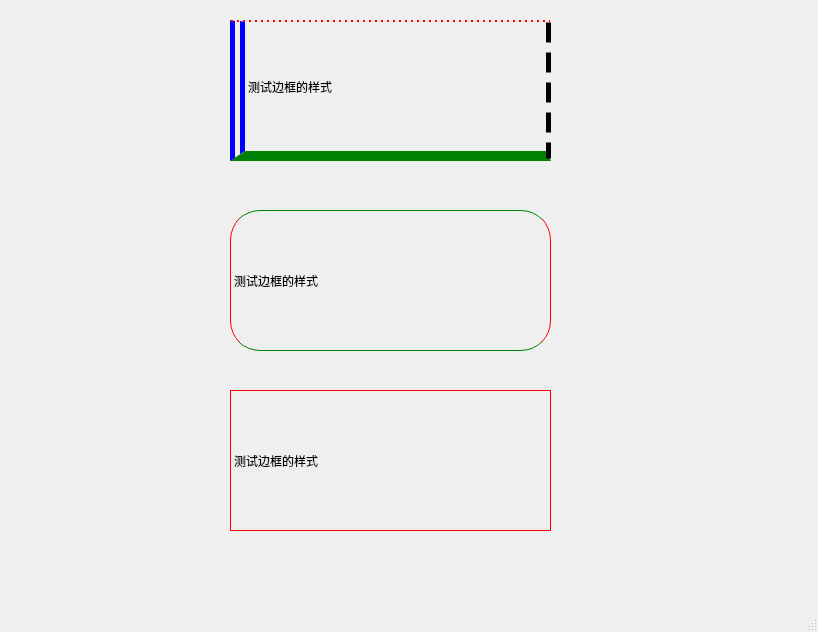
<?xml version="1.0" encoding="UTF-8"?>
<ui version="4.0">
 <class>MainWindow</class>
 <widget class="QMainWindow" name="MainWindow">
  <property name="geometry">
   <rect>
    <x>0</x>
    <y>0</y>
    <width>818</width>
    <height>632</height>
   </rect>
  </property>
  <property name="windowTitle">
   <string>MainWindow</string>
  </property>
  <property name="styleSheet">
   <string notr="true">#label
{
    border-width: 2px 5px 10px 15px; /* 上右下左*/

    border-style: dotted  dashed  solid   double; /* 上右下左*/

    border-color:   red  black   green  blue;/* 上右下左*/
}

#label_2
{
    border-width: 1px ; /* 上右下左*/

    border-style:  solid ; /* 上右下左*/

    border-color:  green  red  ;/* 上右下左*/

    border-radius:  30px; /*四个角全部生效*/
}

#label_3
{
    border:  1px   solid  red  ; /*一行指定边框*/ 
}</string>
  </property>
  <widget class="QWidget" name="centralwidget">
   <widget class="QLabel" name="label">
    <property name="geometry">
     <rect>
      <x>230</x>
      <y>20</y>
      <width>321</width>
      <height>141</height>
     </rect>
    </property>
    <property name="text">
     <string>测试边框的样式</string>
    </property>
   </widget>
   <widget class="QLabel" name="label_2">
    <property name="geometry">
     <rect>
      <x>230</x>
      <y>210</y>
      <width>321</width>
      <height>141</height>
     </rect>
    </property>
    <property name="text">
     <string>测试边框的样式</string>
    </property>
   </widget>
   <widget class="QLabel" name="label_3">
    <property name="geometry">
     <rect>
      <x>230</x>
      <y>390</y>
      <width>321</width>
      <height>141</height>
     </rect>
    </property>
    <property name="text">
     <string>测试边框的样式</string>
    </property>
   </widget>
  </widget>
  <widget class="QMenuBar" name="menubar">
   <property name="geometry">
    <rect>
     <x>0</x>
     <y>0</y>
     <width>818</width>
     <height>26</height>
    </rect>
   </property>
  </widget>
  <widget class="QStatusBar" name="statusbar"/>
 </widget>
 <resources/>
 <connections/>
</ui>
